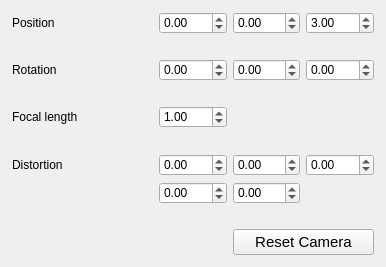
<?xml version="1.0" encoding="UTF-8"?>
<ui version="4.0">
 <class>CameraWidget</class>
 <widget class="QMainWindow" name="CameraWidget">
  <property name="geometry">
   <rect>
    <x>0</x>
    <y>0</y>
    <width>386</width>
    <height>267</height>
   </rect>
  </property>
  <property name="windowTitle">
   <string>Camera Settings</string>
  </property>
  <property name="styleSheet">
   <string notr="true">#canvas {
	background: rgb(0, 0, 0)
}</string>
  </property>
  <widget class="QWidget" name="centralwidget">
   <property name="sizePolicy">
    <sizepolicy hsizetype="Preferred" vsizetype="Preferred">
     <horstretch>0</horstretch>
     <verstretch>0</verstretch>
    </sizepolicy>
   </property>
   <layout class="QGridLayout" name="gridLayout">
    <property name="leftMargin">
     <number>12</number>
    </property>
    <property name="topMargin">
     <number>12</number>
    </property>
    <property name="rightMargin">
     <number>12</number>
    </property>
    <property name="bottomMargin">
     <number>12</number>
    </property>
    <item row="0" column="0">
     <layout class="QGridLayout" name="gridLayout_2">
      <item row="9" column="4" colspan="2">
       <widget class="QPushButton" name="reset">
        <property name="styleSheet">
         <string notr="true">font: 11pt;</string>
        </property>
        <property name="text">
         <string>Reset Camera</string>
        </property>
       </widget>
      </item>
      <item row="6" column="5">
       <widget class="QDoubleSpinBox" name="dist_0">
        <property name="minimum">
         <double>-99.989999999999995</double>
        </property>
        <property name="singleStep">
         <double>0.100000000000000</double>
        </property>
       </widget>
      </item>
      <item row="6" column="3">
       <widget class="QDoubleSpinBox" name="dist_2">
        <property name="minimum">
         <double>-99.989999999999995</double>
        </property>
        <property name="singleStep">
         <double>0.100000000000000</double>
        </property>
       </widget>
      </item>
      <item row="7" column="3">
       <widget class="QDoubleSpinBox" name="dist_3">
        <property name="minimum">
         <double>-99.989999999999995</double>
        </property>
        <property name="singleStep">
         <double>0.100000000000000</double>
        </property>
       </widget>
      </item>
      <item row="7" column="4">
       <widget class="QDoubleSpinBox" name="dist_4">
        <property name="minimum">
         <double>-99.989999999999995</double>
        </property>
        <property name="singleStep">
         <double>0.100000000000000</double>
        </property>
       </widget>
      </item>
      <item row="0" column="4">
       <widget class="QDoubleSpinBox" name="pos_1">
        <property name="minimum">
         <double>-99.989999999999995</double>
        </property>
        <property name="singleStep">
         <double>0.100000000000000</double>
        </property>
       </widget>
      </item>
      <item row="2" column="3">
       <widget class="QDoubleSpinBox" name="rot_0">
        <property name="sizePolicy">
         <sizepolicy hsizetype="Minimum" vsizetype="Fixed">
          <horstretch>0</horstretch>
          <verstretch>2</verstretch>
         </sizepolicy>
        </property>
        <property name="minimum">
         <double>-99.989999999999995</double>
        </property>
        <property name="singleStep">
         <double>0.100000000000000</double>
        </property>
       </widget>
      </item>
      <item row="2" column="1" colspan="2">
       <widget class="QLabel" name="label_2">
        <property name="text">
         <string>Rotation</string>
        </property>
       </widget>
      </item>
      <item row="6" column="1" colspan="2">
       <widget class="QLabel" name="label_4">
        <property name="text">
         <string>Distortion</string>
        </property>
       </widget>
      </item>
      <item row="3" column="1" colspan="5">
       <spacer name="verticalSpacer_3">
        <property name="orientation">
         <enum>Qt::Vertical</enum>
        </property>
        <property name="sizeHint" stdset="0">
         <size>
          <width>20</width>
          <height>40</height>
         </size>
        </property>
       </spacer>
      </item>
      <item row="2" column="4">
       <widget class="QDoubleSpinBox" name="rot_1">
        <property name="minimum">
         <double>-99.989999999999995</double>
        </property>
        <property name="singleStep">
         <double>0.100000000000000</double>
        </property>
       </widget>
      </item>
      <item row="2" column="5">
       <widget class="QDoubleSpinBox" name="rot_2">
        <property name="minimum">
         <double>-99.989999999999995</double>
        </property>
        <property name="singleStep">
         <double>0.100000000000000</double>
        </property>
       </widget>
      </item>
      <item row="6" column="4">
       <widget class="QDoubleSpinBox" name="dist_1">
        <property name="minimum">
         <double>-99.989999999999995</double>
        </property>
        <property name="singleStep">
         <double>0.100000000000000</double>
        </property>
       </widget>
      </item>
      <item row="0" column="5">
       <widget class="QDoubleSpinBox" name="pos_2">
        <property name="minimum">
         <double>-99.989999999999995</double>
        </property>
        <property name="singleStep">
         <double>0.100000000000000</double>
        </property>
        <property name="value">
         <double>3.000000000000000</double>
        </property>
       </widget>
      </item>
      <item row="4" column="1" colspan="2">
       <widget class="QLabel" name="label_3">
        <property name="text">
         <string>Focal length</string>
        </property>
       </widget>
      </item>
      <item row="4" column="3">
       <widget class="QDoubleSpinBox" name="focal_len">
        <property name="minimum">
         <double>0.100000000000000</double>
        </property>
        <property name="singleStep">
         <double>0.100000000000000</double>
        </property>
        <property name="value">
         <double>1.000000000000000</double>
        </property>
       </widget>
      </item>
      <item row="0" column="3">
       <widget class="QDoubleSpinBox" name="pos_0">
        <property name="minimum">
         <double>-99.989999999999995</double>
        </property>
        <property name="singleStep">
         <double>0.100000000000000</double>
        </property>
       </widget>
      </item>
      <item row="5" column="1" colspan="5">
       <spacer name="verticalSpacer_4">
        <property name="orientation">
         <enum>Qt::Vertical</enum>
        </property>
        <property name="sizeHint" stdset="0">
         <size>
          <width>20</width>
          <height>40</height>
         </size>
        </property>
       </spacer>
      </item>
      <item row="0" column="1" colspan="2">
       <widget class="QLabel" name="label">
        <property name="text">
         <string>Position</string>
        </property>
       </widget>
      </item>
      <item row="1" column="1" colspan="5">
       <spacer name="verticalSpacer_2">
        <property name="orientation">
         <enum>Qt::Vertical</enum>
        </property>
        <property name="sizeHint" stdset="0">
         <size>
          <width>20</width>
          <height>40</height>
         </size>
        </property>
       </spacer>
      </item>
      <item row="8" column="1" colspan="5">
       <spacer name="verticalSpacer">
        <property name="orientation">
         <enum>Qt::Vertical</enum>
        </property>
        <property name="sizeHint" stdset="0">
         <size>
          <width>20</width>
          <height>40</height>
         </size>
        </property>
       </spacer>
      </item>
     </layout>
    </item>
   </layout>
  </widget>
  <action name="actionSave">
   <property name="text">
    <string>Save</string>
   </property>
  </action>
 </widget>
 <tabstops>
  <tabstop>pos_0</tabstop>
  <tabstop>pos_1</tabstop>
  <tabstop>pos_2</tabstop>
  <tabstop>rot_0</tabstop>
  <tabstop>rot_1</tabstop>
  <tabstop>rot_2</tabstop>
  <tabstop>focal_len</tabstop>
  <tabstop>dist_2</tabstop>
  <tabstop>dist_1</tabstop>
  <tabstop>dist_0</tabstop>
  <tabstop>dist_3</tabstop>
  <tabstop>dist_4</tabstop>
 </tabstops>
 <resources/>
 <connections/>
</ui>
